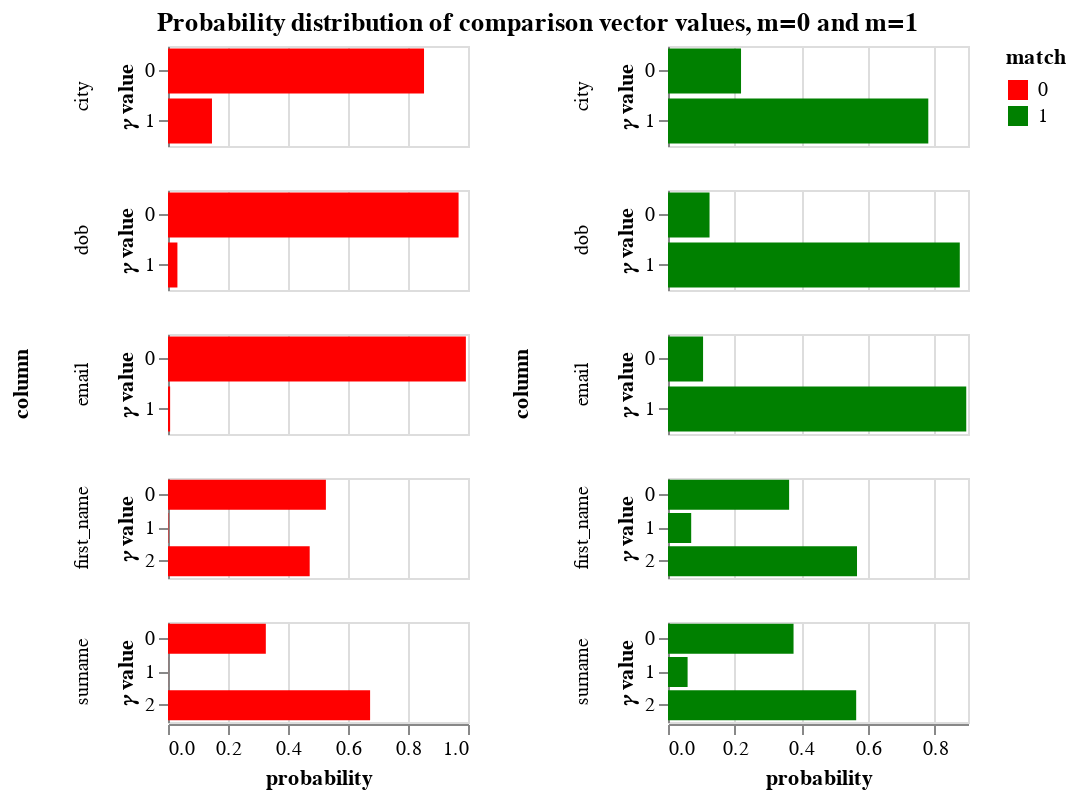

Write notebook code for a chart like this one.
### Markdown cell above
The `params` property of the `linker` is an object that contains a lot of diagnostic information about how the match probability was computed.  The following cells demonstrate some of its functionality

### Code cell
params = linker.params
params.probability_distribution_chart()

### Figure 1 — Vega-Lite specification as saved in the notebook (floating-point values rounded to 4 significant figures)
{"config": {"view": {"continuousWidth": 400, "continuousHeight": 300, "height": 300, "width": 400}, "mark": {"tooltip": null}, "title": {"anchor": "middle"}}, "hconcat": [{"mark": "bar", "encoding": {"color": {"type": "nominal", "field": "match", "scale": {"domain": [0, 1], "range": ["red", "green"]}}, "row": {"type": "nominal", "field": "column", "sort": {"field": "gamma"}}, "tooltip": [{"type": "nominal", "field": "column"}, {"type": "quantitative", "field": "probability", "format": ".4f"}, {"type": "ordinal", "field": "value"}], "x": {"type": "quantitative", "field": "probability"}, "y": {"type": "nominal", "axis": {"title": "𝛾 value"}, "field": "value"}}, "height": 50, "resolve": {"scale": {"y": "independent"}}, "transform": [{"filter": "(datum.match === 0)"}], "width": 150}, {"mark": "bar", "encoding": {"color": {"type": "nominal", "field": "match", "scale": {"domain": [0, 1], "range": ["red", "green"]}}, "row": {"type": "nominal", "field": "column", "sort": {"field": "gamma"}}, "tooltip": [{"type": "nominal", "field": "column"}, {"type": "quantitative", "field": "probability", "format": ".4f"}, {"type": "ordinal", "field": "value"}], "x": {"type": "quantitative", "field": "probability"}, "y": {"type": "nominal", "axis": {"title": "𝛾 value"}, "field": "value"}}, "height": 50, "resolve": {"scale": {"y": "independent"}}, "transform": [{"filter": "(datum.match === 1)"}], "width": 150}], "data": {"name": "data-2cbdce7d67d47047bf9bd30a3836662c"}, "title": "Probability distribution of comparison vector values, m=0 and m=1", "$schema": "https://vega.github.io/schema/vega-lite/v3.4.0.json", "datasets": {"data-2cbdce7d67d47047bf9bd30a3836662c": [{"gamma": "gamma_first_name", "match": 1, "value_of_gamma": "level_0", "probability": 0.3634, "value": 0, "column": "first_name"}, {"gamma": "gamma_first_name", "match": 1, "value_of_gamma": "level_1", "probability": 0.0696, "value": 1, "column": "first_name"}, {"gamma": "gamma_first_name", "match": 1, "value_of_gamma": "level_2", "probability": 0.567, "value": 2, "column": "first_name"}, {"gamma": "gamma_first_name", "match": 0, "value_of_gamma": "level_0", "probability": 0.5263, "value": 0, "column": "first_name"}, {"gamma": "gamma_first_name", "match": 0, "value_of_gamma": "level_1", "probability": 0.001403, "value": 1, "column": "first_name"}, {"gamma": "gamma_first_name", "match": 0, "value_of_gamma": "level_2", "probability": 0.4723, "value": 2, "column": "first_name"}, {"gamma": "gamma_surname", "match": 1, "value_of_gamma": "level_0", "probability": 0.3766, "value": 0, "column": "surname"}, {"gamma": "gamma_surname", "match": 1, "value_of_gamma": "level_1", "probability": 0.0588, "value": 1, "column": "surname"}, {"gamma": "gamma_surname", "match": 1, "value_of_gamma": "level_2", "probability": 0.5646, "value": 2, "column": "surname"}, {"gamma": "gamma_surname", "match": 0, "value_of_gamma": "level_0", "probability": 0.3261, "value": 0, "column": "surname"}, {"gamma": "gamma_surname", "match": 0, "value_of_gamma": "level_1", "probability": 0.0002324, "value": 1, "column": "surname"}, {"gamma": "gamma_surname", "match": 0, "value_of_gamma": "level_2", "probability": 0.6737, "value": 2, "column": "surname"}, {"gamma": "gamma_dob", "match": 1, "value_of_gamma": "level_0", "probability": 0.1246, "value": 0, "column": "dob"}, {"gamma": "gamma_dob", "match": 1, "value_of_gamma": "level_1", "probability": 0.8754, "value": 1, "column": "dob"}, {"gamma": "gamma_dob", "match": 0, "value_of_gamma": "level_0", "probability": 0.9686, "value": 0, "column": "dob"}, {"gamma": "gamma_dob", "match": 0, "value_of_gamma": "level_1", "probability": 0.0314, "value": 1, "column": "dob"}, {"gamma": "gamma_city", "match": 1, "value_of_gamma": "level_0", "probability": 0.2191, "value": 0, "column": "city"}, {"gamma": "gamma_city", "match": 1, "value_of_gamma": "level_1", "probability": 0.7809, "value": 1, "column": "city"}, {"gamma": "gamma_city", "match": 0, "value_of_gamma": "level_0", "probability": 0.8534, "value": 0, "column": "city"}, {"gamma": "gamma_city", "match": 0, "value_of_gamma": "level_1", "probability": 0.1466, "value": 1, "column": "city"}, {"gamma": "gamma_email", "match": 1, "value_of_gamma": "level_0", "probability": 0.1052, "value": 0, "column": "email"}, {"gamma": "gamma_email", "match": 1, "value_of_gamma": "level_1", "probability": 0.8948, "value": 1, "column": "email"}, {"gamma": "gamma_email", "match": 0, "value_of_gamma": "level_0", "probability": 0.9929, "value": 0, "column": "email"}, {"gamma": "gamma_email", "match": 0, "value_of_gamma": "level_1", "probability": 0.007089, "value": 1, "column": "email"}]}}
